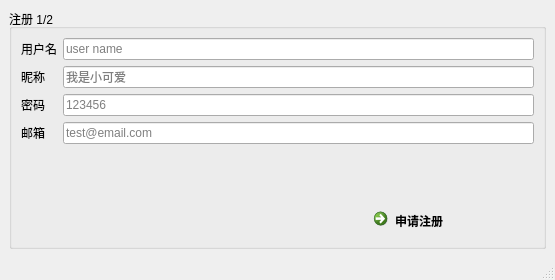
<?xml version="1.0" encoding="UTF-8"?>
<ui version="4.0">
 <class>MainWindow</class>
 <widget class="QMainWindow" name="MainWindow">
  <property name="geometry">
   <rect>
    <x>0</x>
    <y>0</y>
    <width>555</width>
    <height>280</height>
   </rect>
  </property>
  <property name="windowTitle">
   <string>MainWindow</string>
  </property>
  <widget class="QWidget" name="centralwidget">
   <layout class="QGridLayout" name="gridLayout">
    <item row="0" column="0">
     <widget class="QGroupBox" name="groupBox">
      <property name="title">
       <string>注册 1/2</string>
      </property>
      <layout class="QGridLayout" name="gridLayout_3">
       <item row="2" column="1">
        <widget class="QLineEdit" name="lineEdit_3">
         <property name="echoMode">
          <enum>QLineEdit::Password</enum>
         </property>
         <property name="placeholderText">
          <string>123456</string>
         </property>
        </widget>
       </item>
       <item row="1" column="1">
        <widget class="QLineEdit" name="lineEdit_2">
         <property name="placeholderText">
          <string>我是小可爱</string>
         </property>
        </widget>
       </item>
       <item row="3" column="1">
        <widget class="QLineEdit" name="lineEdit_4">
         <property name="placeholderText">
          <string>test@email.com</string>
         </property>
        </widget>
       </item>
       <item row="0" column="0">
        <widget class="QLabel" name="label">
         <property name="text">
          <string>用户名</string>
         </property>
        </widget>
       </item>
       <item row="5" column="1">
        <layout class="QGridLayout" name="gridLayout_2">
         <item row="0" column="1">
          <widget class="QCommandLinkButton" name="commandLinkButton">
           <property name="text">
            <string>申请注册</string>
           </property>
          </widget>
         </item>
         <item row="0" column="0">
          <spacer name="horizontalSpacer">
           <property name="orientation">
            <enum>Qt::Horizontal</enum>
           </property>
           <property name="sizeHint" stdset="0">
            <size>
             <width>40</width>
             <height>20</height>
            </size>
           </property>
          </spacer>
         </item>
        </layout>
       </item>
       <item row="2" column="0">
        <widget class="QLabel" name="label_3">
         <property name="text">
          <string>密码</string>
         </property>
        </widget>
       </item>
       <item row="3" column="0">
        <widget class="QLabel" name="label_4">
         <property name="text">
          <string>邮箱</string>
         </property>
        </widget>
       </item>
       <item row="1" column="0">
        <widget class="QLabel" name="label_2">
         <property name="text">
          <string>昵称</string>
         </property>
        </widget>
       </item>
       <item row="0" column="1">
        <widget class="QLineEdit" name="lineEdit">
         <property name="placeholderText">
          <string>user name</string>
         </property>
        </widget>
       </item>
       <item row="4" column="1">
        <spacer name="verticalSpacer">
         <property name="orientation">
          <enum>Qt::Vertical</enum>
         </property>
         <property name="sizeHint" stdset="0">
          <size>
           <width>20</width>
           <height>40</height>
          </size>
         </property>
        </spacer>
       </item>
      </layout>
     </widget>
    </item>
   </layout>
  </widget>
  <widget class="QMenuBar" name="menubar">
   <property name="geometry">
    <rect>
     <x>0</x>
     <y>0</y>
     <width>555</width>
     <height>22</height>
    </rect>
   </property>
  </widget>
  <widget class="QStatusBar" name="statusbar"/>
 </widget>
 <resources/>
 <connections>
  <connection>
   <sender>commandLinkButton</sender>
   <signal>clicked()</signal>
   <receiver>MainWindow</receiver>
   <slot>register()</slot>
   <hints>
    <hint type="sourcelabel">
     <x>432</x>
     <y>217</y>
    </hint>
    <hint type="destinationlabel">
     <x>425</x>
     <y>256</y>
    </hint>
   </hints>
  </connection>
 </connections>
 <slots>
  <slot>register()</slot>
 </slots>
</ui>
